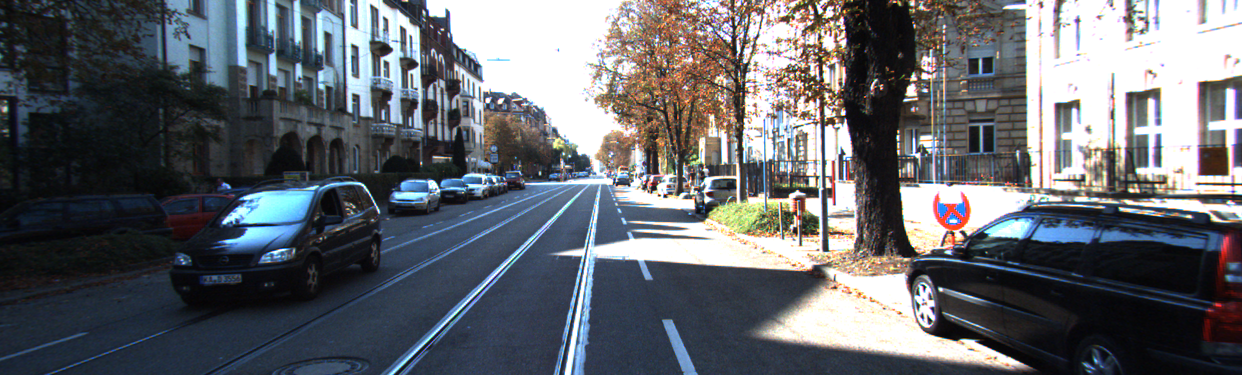
%> input picture KITTI Test/000000_10.png, 1242 x 375 px
$ octave GF.m   (GNU Octave 9; MATLAB toolbox functions it lacks are replaced by stand-ins)
%> lines starting %> are read from the running program, lines starting %| are printed output that depends on the picture
### func_KLT.m
function [ uvklt,varargout ] = func_KLT( img1c,img2c,varargin )
% Compute flow optic by KLT methods through pyramidal images
% Input: img1,img2 RGB 8 bit, color
% Output: uvklt
addpath(genpath('.\'))
%% Default parameters
b_color = 0;
w_size = 5;
nb_wrap=10;
median_filter_size=[5,6];
if (nargin > 2)
b_color=varargin{1};
end

if b_color
    img1 = double(img1c);
    img2 = double(img2c);
else
    img1 = double(rgb2gray(img1c));
    img2 = double(rgb2gray(img2c));
end

%[aa,img1] = structure_texture_decomposition_rof(img1);
%[ab,img2] = structure_texture_decomposition_rof(img2);
sz = [ size(img1,1),size(img1,2)];
%% Create pyramidal images
pyramid_spacing=(1/0.7); % 0.7 ?
%auto-detect pyramid levels
pyramid_levels = 1 + floor( log( min(sz(1), sz(2))/16) / log(pyramid_spacing) );
factor  = sqrt(2);  % sqrt(3)
smooth_sigma = sqrt(pyramid_spacing)/factor;   % or sqrt(3) recommended by Manuel Werlberger
f    = fspecial('gaussian', 2*round(1.5*smooth_sigma) +1, smooth_sigma);
%Create pyramidal images
pyramid_images1    = compute_image_pyramid(img1, f, pyramid_levels, 1/pyramid_spacing);
pyramid_images2    = compute_image_pyramid(img2, f, pyramid_levels, 1/pyramid_spacing);

%% Preparation before computing
H_min = size(pyramid_images1{pyramid_levels},1);
W_min = size(pyramid_images1{pyramid_levels},2);
uvklt=zeros(H_min,W_min,2);

%% Start KLT
for lvl=pyramid_levels:-1:1
    tic
    %fprintf('Pyr lvl: %d \n',lvl)
    pyr_image1 = pyramid_images1{lvl};
    pyr_image2 = pyramid_images2{lvl};

    H   = size(pyr_image2, 1);
    W   = size(pyr_image2, 2);
% [14 lines of commented-out code are left out]

    uvklt = resample_flow(uvklt,[H W]);

    % DO SOMETHING ? PROPAGATE FLOW ?

    clear warpImc warpIm;
    clear ux uxB uxG uxR eigx;
    clear vx vxB vxG vxR;
    %taux= makemtrx_prop(H,W,pyr_image2c);
    maxh = (w_size);
    maxw =(w_size*ceil(W/H))+1-mod(ceil(W/H),2);
    %maxw = maxh;
    for k=1:nb_wrap
        %% Warping Image
        [Ix,Iy,It,~]=partial_derivation(pyr_image1,pyr_image2,uvklt,1);
        %% KLT Flow
        %fprintf('KLT ... ')
        if (b_color)
        [ures,vres,~,~]=LKT_res_color(Ix,Iy,It,maxh,maxw);
        else
        [ures,vres,~,~]=LKT_res(Ix,Iy,It,maxh,maxw);
        end
        %Limite ures,vres:
        ures(ures > 1 ) = 1;
        ures(ures < -1 ) = -1;
        vres(vres > 1 ) = 1;
        vres(vres < -1 ) = -1;
        %Add residual value to flow
        uvklt(:,:,1)=uvklt(:,:,1)+ures;
        uvklt(:,:,2)=uvklt(:,:,2)+vres;
        %Smoothing optical flow
        for l=1:1
        uvklt(:,:,1) = medfilt2(uvklt(:,:,1), median_filter_size, 'symmetric');
        uvklt(:,:,2) = medfilt2(uvklt(:,:,2), median_filter_size, 'symmetric');
        end


    end
end
end

### Tools/compute_image_pyramid.m
function P = compute_image_pyramid(img, f, nL, ratio)
%%  COMPUTE_IMAGE_PYRAMID computes nL level image pyramid of the input image IMG using filter F

%   Author: Deqing Sun, Department of Computer Science, Brown University
%   Contact: dqsun@cs.brown.edu
%   $Date: 2007-10-10 $
%   $Revision $
%
% Copyright 2007-2010, Brown University, Providence, RI. USA
%
%                          All Rights Reserved
%
% All commercial use of this software, whether direct or indirect, is
% strictly prohibited including, without limitation, incorporation into in
% a commercial product, use in a commercial service, or production of other
% artifacts for commercial purposes.
%
% Permission to use, copy, modify, and distribute this software and its
% documentation for research purposes is hereby granted without fee,
% provided that the above copyright notice appears in all copies and that
% both that copyright notice and this permission notice appear in
% supporting documentation, and that the name of the author and Brown
% University not be used in advertising or publicity pertaining to
% distribution of the software without specific, written prior permission.
%
% For commercial uses contact the Technology Venture Office of Brown University
%
% THE AUTHOR AND BROWN UNIVERSITY DISCLAIM ALL WARRANTIES WITH REGARD TO
% THIS SOFTWARE, INCLUDING ALL IMPLIED WARRANTIES OF MERCHANTABILITY AND
% FITNESS FOR ANY PARTICULAR PURPOSE.  IN NO EVENT SHALL THE AUTHOR OR
% BROWN UNIVERSITY BE LIABLE FOR ANY SPECIAL, INDIRECT OR CONSEQUENTIAL
% DAMAGES OR ANY DAMAGES WHATSOEVER RESULTING FROM LOSS OF USE, DATA OR
% PROFITS, WHETHER IN AN ACTION OF CONTRACT, NEGLIGENCE OR OTHER TORTIOUS
% ACTION, ARISING OUT OF OR IN CONNECTION WITH THE USE OR PERFORMANCE OF
% THIS SOFTWARE.
P   = cell(nL,1);
tmp = img;
P{1}= tmp;

% Get version information (from http://www.mathworks.com/matlabcentral/fileexchange/17285)
v = sscanf (version, '%d.%d.%d') ; v = 10.^(0:-1:-(length(v)-1)) * v ;

for m = 2:nL

    % Gaussian filtering
    tmp = imfilter(tmp, f, 'corr', 'symmetric', 'same');
    sz  = round([size(tmp,1) size(tmp,2)]*ratio);

    % IMRESIZE changes default algorithm since version 7.4 (R2007a)
    if v > 7.3
        tmp = imresize(tmp, ratio, 'bilinear', 'Antialiasing', false);   % better than 'nearest'
    else
        tmp = imresize(tmp, sz, 'bilinear', 0); % Disable antialiasing, old version for cluster
    end;

    P{m} = tmp;
end;


### Tools/resample_flow.m
function out = resample_flow(uv, sz, method)
% function out = resample_flow(uv, factor, method)
%RESAMPLE_FLOW   Resample flow field
%   OUT = RESAMPLE_FLOW(IN, FACTOR[, METHOD]) resamples (resizes) the flow
%   field IN using a factor of FACTOR.  The optional argument METHOD
%   specifies the interpolation method ('bilinear' (default) or
%   'bicubic').
%
%   This is a private member function of the class 'clg_2d_optical_flow'.
%
%   Author:  Stefan Roth, Department of Computer Science, TU Darmstadt
%   Contact: sroth@cs.tu-darmstadt.de
%   $Date$
%   $Revision$

% Copyright 2004-2007, Brown University, Providence, RI. USA
% Copyright 2007-2010 TU Darmstadt, Darmstadt, Germany.
%
%                          All Rights Reserved
%
% All commercial use of this software, whether direct or indirect, is
% strictly prohibited including, without limitation, incorporation into in
% a commercial product, use in a commercial service, or production of other
% artifacts for commercial purposes.
%
% Permission to use, copy, modify, and distribute this software and its
% documentation for research purposes is hereby granted without fee,
% provided that the above copyright notice appears in all copies and that
% both that copyright notice and this permission notice appear in
% supporting documentation, and that the name of the author and Brown
% University not be used in advertising or publicity pertaining to
% distribution of the software without specific, written prior permission.
%
% For commercial uses contact the Technology Venture Office of Brown University
%
% THE AUTHOR AND BROWN UNIVERSITY DISCLAIM ALL WARRANTIES WITH REGARD TO
% THIS SOFTWARE, INCLUDING ALL IMPLIED WARRANTIES OF MERCHANTABILITY AND
% FITNESS FOR ANY PARTICULAR PURPOSE.  IN NO EVENT SHALL THE AUTHOR OR
% BROWN UNIVERSITY BE LIABLE FOR ANY SPECIAL, INDIRECT OR CONSEQUENTIAL
% DAMAGES OR ANY DAMAGES WHATSOEVER RESULTING FROM LOSS OF USE, DATA OR
% PROFITS, WHETHER IN AN ACTION OF CONTRACT, NEGLIGENCE OR OTHER TORTIOUS
% ACTION, ARISING OUT OF OR IN CONNECTION WITH THE USE OR PERFORMANCE OF
% THIS SOFTWARE.

  % Make bilinear the default method
  if (nargin < 3)
    method = 'bilinear';
%     method = 'bicubic';
  end
%
%   % Resize u and v
%   tmp_u = ximresize(uv(:, :, 1), factor, method);
%   tmp_v = ximresize(uv(:, :, 2), factor, method);
%   out = cat(3, tmp_u, tmp_v)*factor;
%
  ratio = sz(1) / size(uv,1);
  dim = size(uv,3);
  if(dim >1)
  u     = imresize(uv(:,:,1), sz, method)*ratio;
  v     = imresize(uv(:,:,2), sz, method)*ratio;
  out   = cat(3, u, v);
  else
  out = imresize(uv, sz, method)*ratio;
  end


### GF.m
% Estimate optical flow with information coming from geometrie
% parabola of route a = 13734/10000000
% parabola of building left a = 1165/10000000
% parabola of building right a = 1478/10000000
clear all

img1 = imread('C:\Users\MAI\Documents\KITI Flow\training\image_2\000000_10.png');
%> img1 is the input picture: size 375x1242x3 uint8; mean R, G, B 98.9, 102.1, 107.6
img2 = imread('C:\Users\MAI\Documents\KITI Flow\training\image_2\000000_11.png');
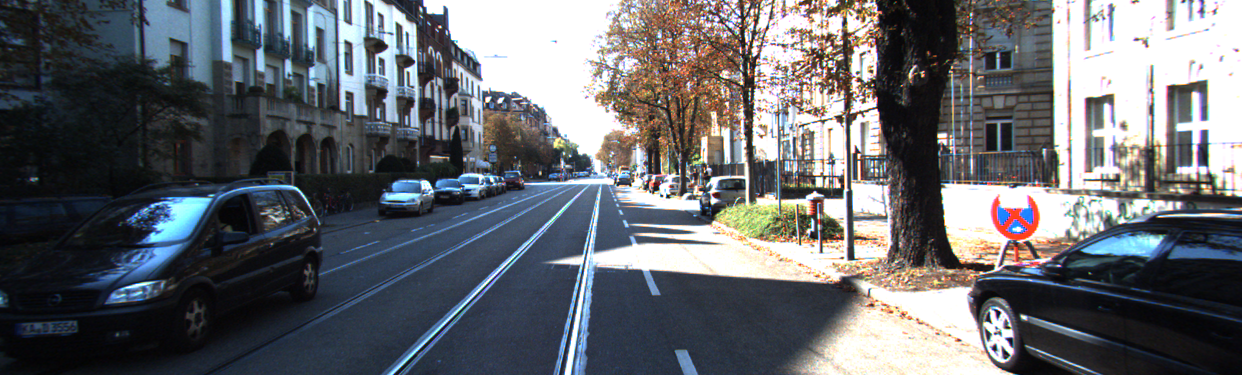
%> input picture KITTI Test/000000_11.png, 1242 x 375 px
%> img2 is the input picture: size 375x1242x3 uint8; mean R, G, B 101.5, 104.2, 108.9

a_r = 13734/10000000;
a_b_l = 1165/10000000;
a_b_r = 1478/10000000;
H = size(img1,1);
%> H = 375
W = size(img1,2);
%> W = 1242
yo = (H+1)/2; xo=(W+1)/2;
%> after `yo = (H+1)/2`: yo = 188
%> after `xo=(W+1)/2`: xo = 621.5
yfoe=176;xfoe=599;

img1d = double(img1);
img2d=double(img2);

uv_route = zeros(H,W,2);
uv_building_left = zeros(H,W,2);
uv_building_right = zeros(H,W,2);
for i=1:H
    for j=1:W
        uv_route(i,j,1)=a_r*abs(yo-i)*(j-xfoe);
        uv_route(i,j,2)=a_r*abs(yo-i)*(i-yfoe);

        uv_building_left(i,j,1)=a_b_l*abs(xo-j)*(j-xfoe);
        uv_building_left(i,j,2)=a_b_l*abs(xo-j)*(i-yfoe);

        uv_building_right(i,j,1)=a_b_r*abs(xo-j)*(j-xfoe);
        uv_building_right(i,j,2)=a_b_r*abs(xo-j)*(i-yfoe);
    end
end
uvklt=func_KLT(img1,img2,1);
%> in func_KLT, `b_color=varargin{1};`: b_color = 1
%> the loop in compute_image_pyramid, `for m = 2:nL` made 8 passes
%> pass 1, in compute_image_pyramid, `tmp = imresize(tmp, ratio, 'bilinear', 'Antialiasing', false);   % bet..`:
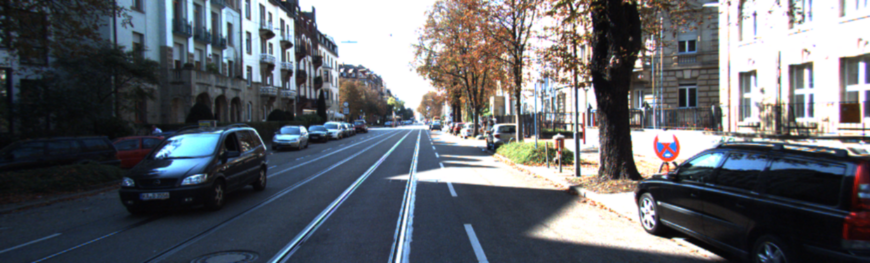
%> tmp: size 263x870x3 double; mean R, G, B 98.9, 102.1, 107.7
%> pass 2, in compute_image_pyramid, `tmp = imresize(tmp, ratio, 'bilinear', 'Antialiasing', false);   % bet..`:
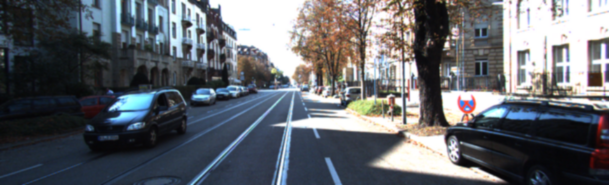
%> tmp: size 185x609x3 double; mean R, G, B 98.9, 102.1, 107.7
%> after the loop in compute_image_pyramid, `for m = 2:nL`: P = 9 items
%> the loop in compute_image_pyramid (call 2), `for m = 2:nL` made 8 passes
%> pass 1, in compute_image_pyramid (call 2), `tmp = imresize(tmp, ratio, 'bilinear', 'Antialiasing', false);   % bet..`:
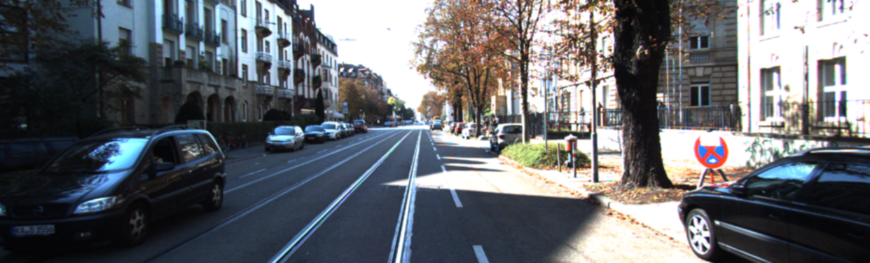
%> tmp: size 263x870x3 double; mean R, G, B 101.5, 104.2, 108.9
%> pass 2, in compute_image_pyramid (call 2), `tmp = imresize(tmp, ratio, 'bilinear', 'Antialiasing', false);   % bet..`:
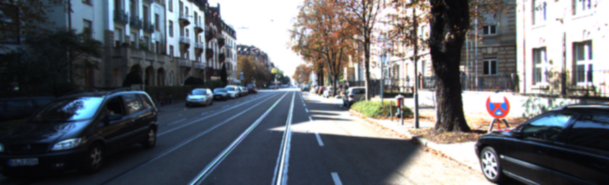
%> tmp: size 185x609x3 double; mean R, G, B 101.5, 104.2, 108.9
%> in func_KLT, `H_min = size(pyramid_images1{pyramid_levels},1);`: H_min = 23
%> in func_KLT, `W_min = size(pyramid_images1{pyramid_levels},2);`: W_min = 73
%> the loop in func_KLT, `for lvl=pyramid_levels:-1:1` made 1 pass
%> (ratio in resample_flow, dim in resample_flow) on pass 1: (1, 2)
%> pass 1, in func_KLT, `pyr_image1 = pyramid_images1{lvl};`:
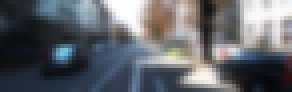
%> pyr_image1: size 23x73x3 double (shown 4 times larger); mean R, G, B 99, 102.1, 107.7
%> pass 1, in func_KLT, `pyr_image2 = pyramid_images2{lvl};`:
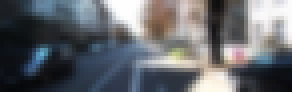
%> pyr_image2: size 23x73x3 double (shown 4 times larger); mean R, G, B 101.5, 104.2, 108.9
%> the run ends on the next line
